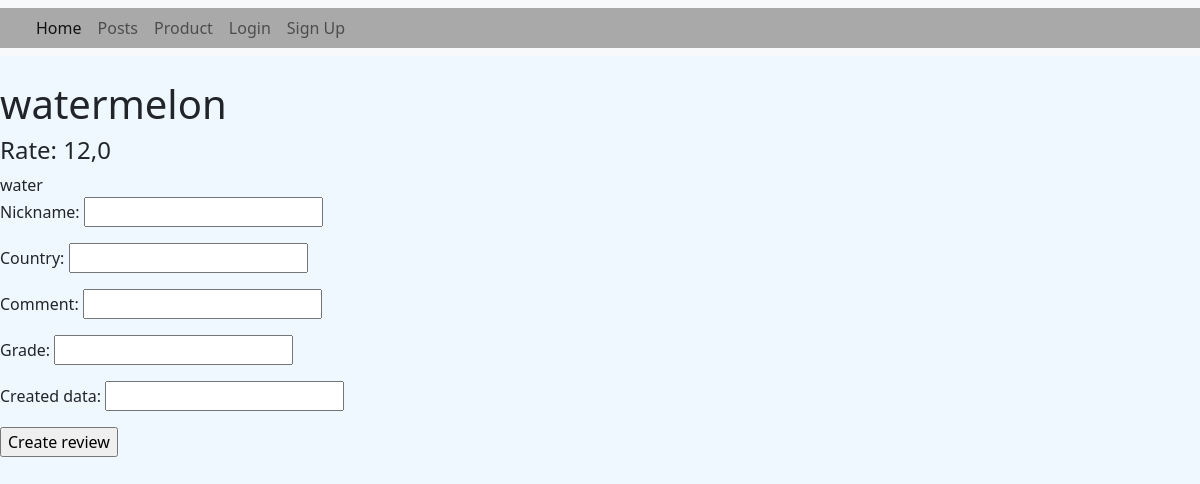
The page /products/2/ on the database as committed earlier.
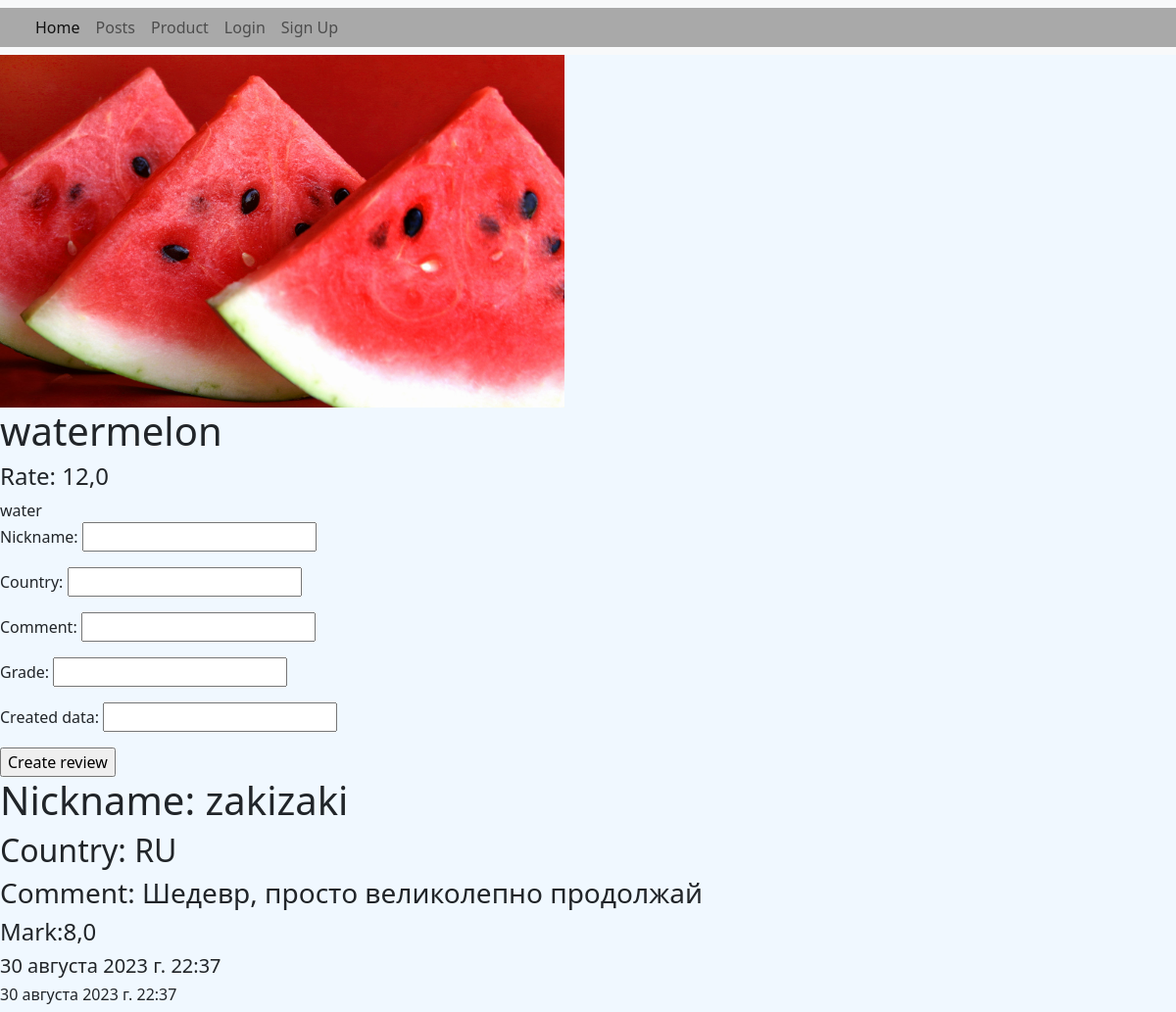
The same page on the database as committed later.
### posts/models.py (models this page shows)
class Product(models.Model):
    image = models.ImageField(upload_to='product_image',blank=True,null=True)
    title = models.CharField(max_length=50)
    price = models.FloatField()
    compound = models.TextField(blank=False)
    connection = models.ManyToManyField(Category, related_name='category')
    connection_review = models.ManyToManyField(Review,related_name='connection_review')

class Review(models.Model):
    nickname = models.CharField(max_length=40)
    country = models.CharField(max_length=60)
    comment = models.CharField(max_length=350)
    grade = models.FloatField(default=0, max_length=5.0)
    create_data = models.DateTimeField(auto_now_add=True)
    modification_data = models.DateTimeField(auto_now=True)

### posts/views.py (the view)
# urls.py: path('products/<int:id>/', post_views.product_detail_view),
def product_detail_view(request, id):
    if request.method == 'GET':
        product = Product.objects.get(id=id)
    context_data = {
        'product' : product,
        'form': ReviewCreateForm
    }
    return render(request, 'product/detail.html',context=context_data)

### templates/product/detail.html (shortened to what this page needs)
{% extends 'layouts/index.html' %}
{% block product %}
    <div class="product_block">
        <div class="image">
            <img src="/media/{{ product.image }}" alt="" >
        </div>
        <div class="info">
            <h1>{{ product.title }}</h1>
            <h4>Rate: {{ product.price }}</h4>
            <h7>{{ product.compound }}</h7>
        </div>
    </div>
{% endblock %}
{% block review%}
     <form action="/product/<int:id>/" method="post" enctype="multipart/form-data">
        {{ form.as_p }}
        <input type="submit" value="Create review">
    </form>
     <div class="product_review_block">
        {% for review in product.connection_review.all %}
         <div class="review">
            <h1>Nickname: {{ review.nickname }}</h1>
            <h2>Country: {{review.country}}</h2>
            <h3>Comment: {{ review.comment }}</h3>
            <h4>Mark:{{ review.grade }}</h4>
            <h5>{{ review.create_data }}</h5>
            <h6>{{ review.modification_data }}</h6>
        </div>
        {% endfor %}
    </div>
{% endblock %}

Rows that differ between the two databases and show on the page:
changed Product "watermelon": image: picture added
added Review: nickname "zakizaki", country "RU", comment "Шедевр, просто великолепно продолжай", grade "8,0", create_data "30 августа 2023 г. 22:37", modification_data "30 августа 2023 г. 22:37"
